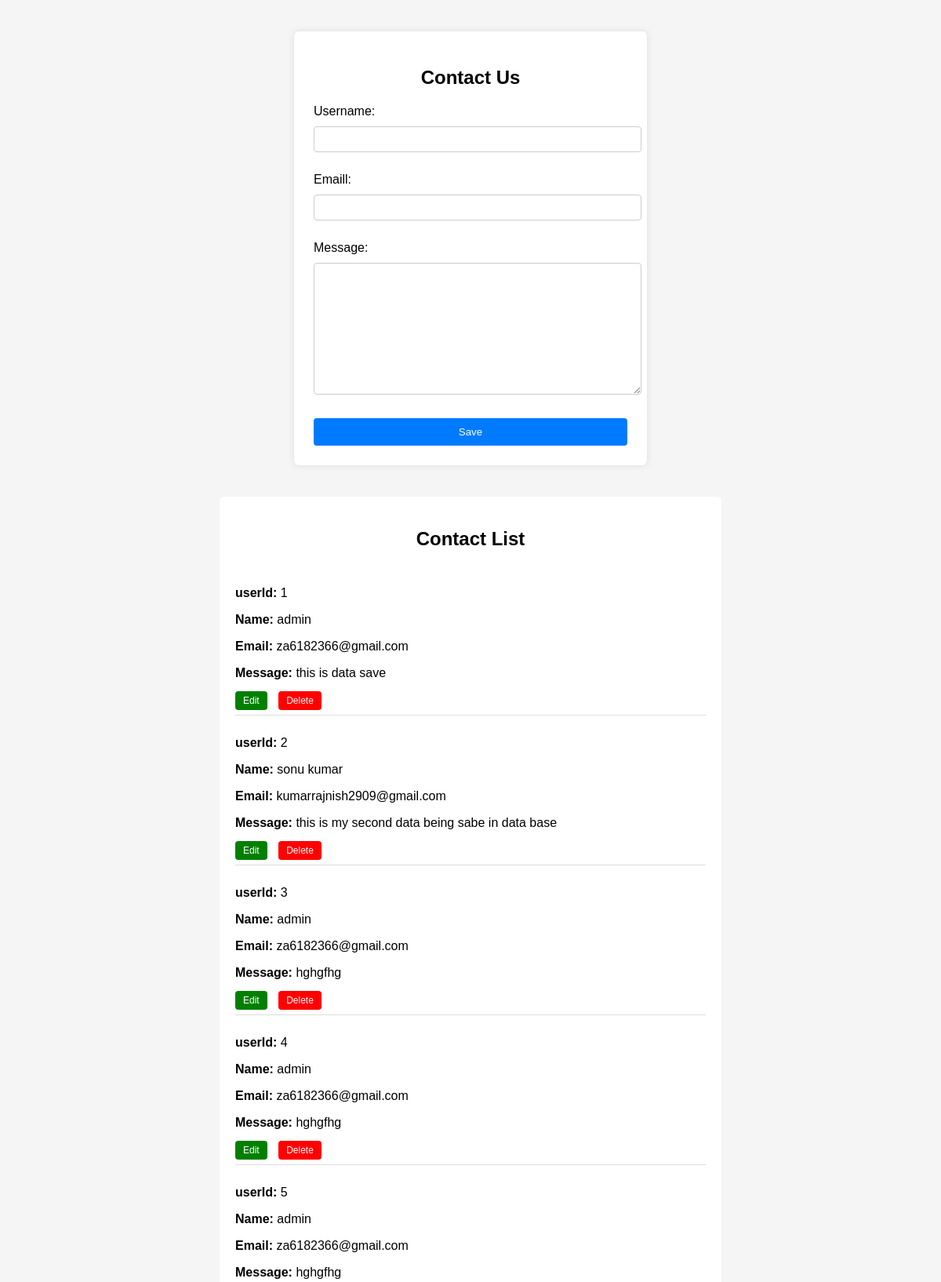
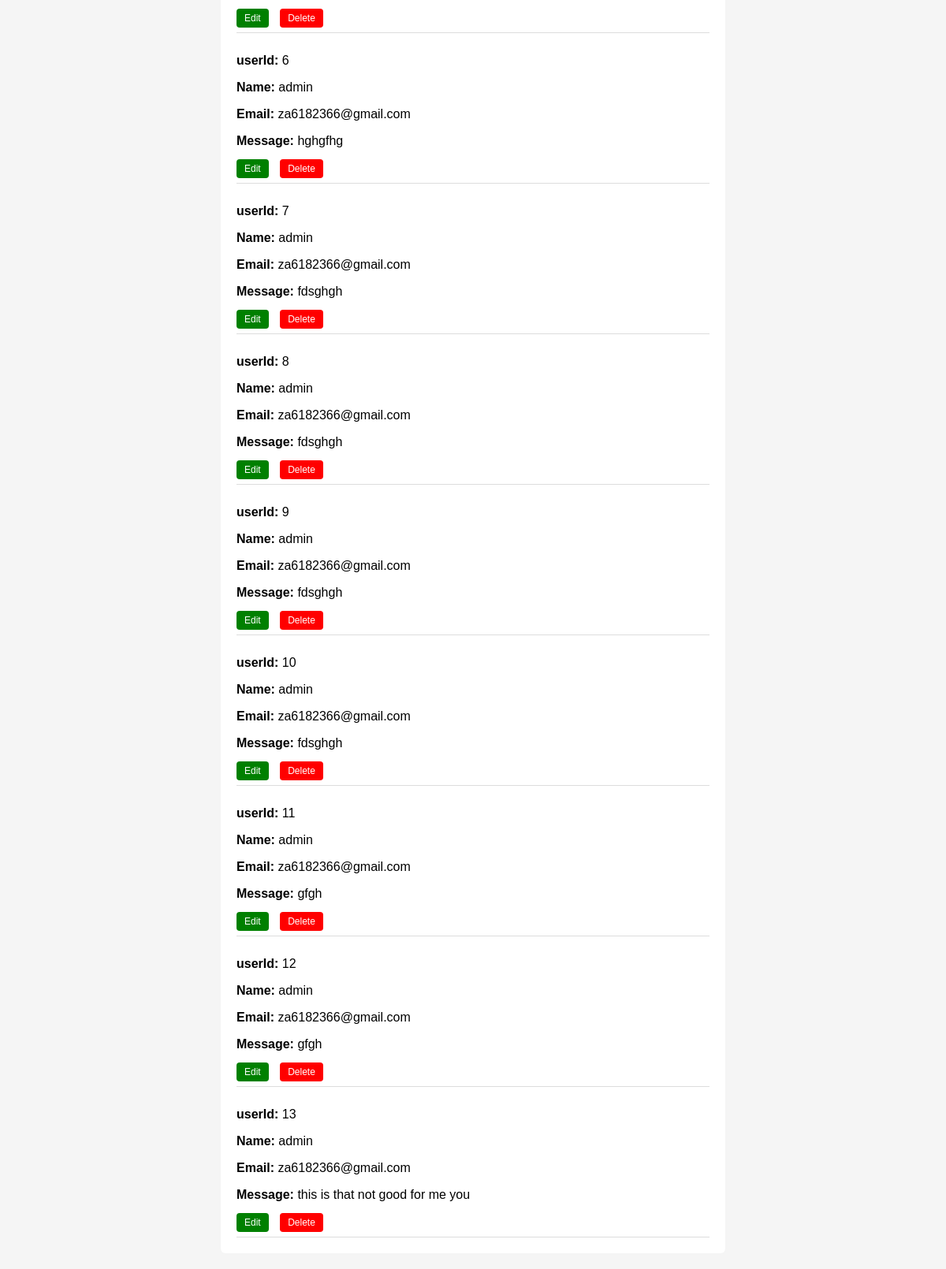
/api/h/, run on the app's committed database (2 pictures, top to bottom).
### app/models.py (models this page shows, shortened)
class Student(models.Model):
    username=models.CharField(max_length=100)
    emaill=models.EmailField()
    message=models.TextField()

### app/views.py (the view, shortened to what this page needs)
# urls.py: path('h/', Home.as_view(), name='home'),
class Home(View):
    def get(self, request):
        stu_data = Student.objects.all()
        form = AddStudentForm()
        return render(request, 'index.html', {
            'students': stu_data,
            'form': form
        })

### app/forms.py
class AddStudentForm(forms.ModelForm):
    class Meta:
        model = Student
        fields = ['username', 'emaill', 'message']

### app/templates/index.html (shortened to what this page needs)
<!DOCTYPE html>
<html lang="en">
  <head>
  </head>
  <body>
    <div class="container">
      <h2>Contact Us</h2>
      <form method="POST">
        {% csrf_token %} {{ form.as_p }}
        <button type="submit">Save</button>
      </form>
    </div>
    <div class="list">
      <h2>Contact List</h2>
      {% for stu in students %}
      <div class="item">
        <p><strong>userId:</strong> {{ stu.id }}</p>
        <p><strong>Name:</strong> {{ stu.username }}</p>
        <p><strong>Email:</strong> {{ stu.emaill }}</p>
        <p><strong>Message:</strong> {{ stu.message }}</p>
        <div class="actions">
          <a href="{% url 'update_contact' stu.id %}" class="edit">Edit</a>
          <a
            href="{% url 'delete_contact' stu.id %}"
            class="delete"
            onclick="return confirm('Are you sure you want to delete?');"
          >
            Delete
          </a>
        </div>
      </div>
      {% empty %}
      <p>No records found</p>
      {% endfor %}
    </div>
  </body>
</html>

### app/templates/index.html (style rules this page uses)
body { font-family: Arial, sans-serif; background: #f5f5f5; }
.container { width: 400px; margin: 40px auto; background: #fff; padding: 25px; border-radius: 6px; box-shadow: 0 0 10px rgba(0, 0, 0, 0.1); }
h2 { text-align: center; }
input, textarea { width: 100%; padding: 8px; margin: 10px 0; border: 1px solid #ccc; border-radius: 4px; }
button { width: 100%; padding: 10px; background: #007bff; color: white; border: none; border-radius: 4px; cursor: pointer; }
.list { width: 600px; margin: 20px auto; background: #fff; padding: 20px; border-radius: 6px; }
.item { border-bottom: 1px solid #ddd; padding: 10px 0; }
.actions a { margin-right: 10px; color: white; padding: 5px 10px; text-decoration: none; border-radius: 4px; font-size: 12px; }
.edit { background: green; }
.delete { background: red; }

### data on the page
Student: id "1", username "admin", emaill "za6182366@gmail.com", message "this is data save"
Student: id "2", username "sonu kumar", emaill "kumarrajnish2909@gmail.com", message "this is my second data being sabe in data base"
Student: id "3", username "admin", emaill "za6182366@gmail.com", message "hghgfhg"
Student: id "4", username "admin", emaill "za6182366@gmail.com", message "hghgfhg"
Student: id "5", username "admin", emaill "za6182366@gmail.com", message "hghgfhg"
Student: id "6", username "admin", emaill "za6182366@gmail.com", message "hghgfhg"
Student: id "7", username "admin", emaill "za6182366@gmail.com", message "fdsghgh"
Student: id "8", username "admin", emaill "za6182366@gmail.com", message "fdsghgh"
Student: id "9", username "admin", emaill "za6182366@gmail.com", message "fdsghgh"
Student: id "10", username "admin", emaill "za6182366@gmail.com", message "fdsghgh"
Student: id "11", username "admin", emaill "za6182366@gmail.com", message "gfgh"
Student: id "12", username "admin", emaill "za6182366@gmail.com", message "gfgh"
Student: id "13", username "admin", emaill "za6182366@gmail.com", message "this is that not good for me you"
